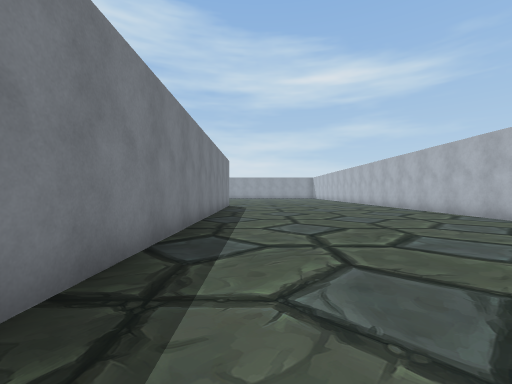
[1] (above)

24 first-person views from a walk through a scene from a Unity 3-D project. The camera is 1.5 m above the floor, looks level and sees 90° across. The floor is counted in squares, 2 m on a side. Each view is taken from the middle of a square. On the plan, view 1 faces up. The plan holds only what a view shows up to about 9 squares ahead; the rest is blank. The place goes on beyond the plan. The player character is not drawn. Some surface patterns are stand-ins.

[2]
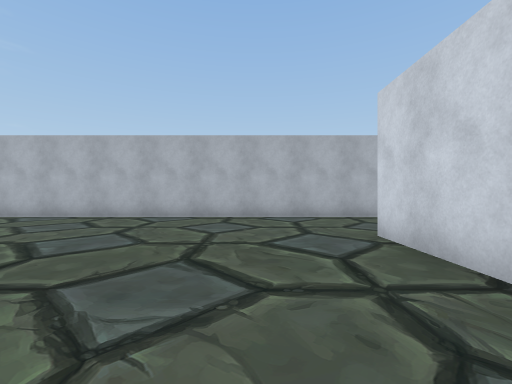

[3]
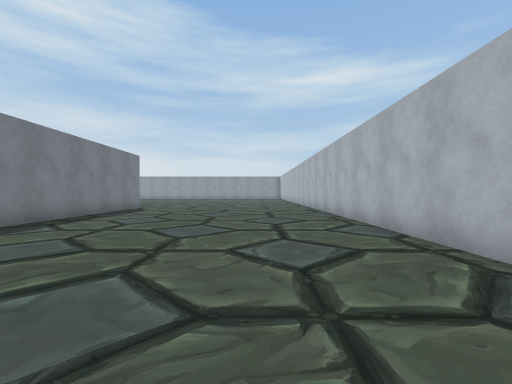

[4]
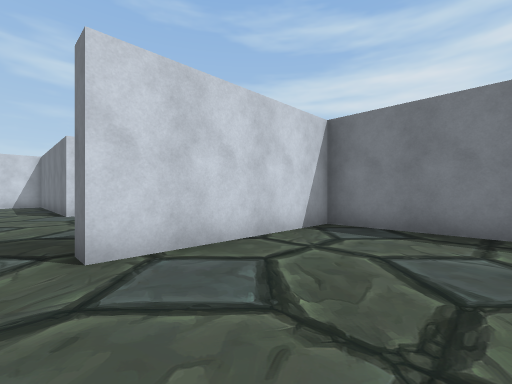

[5]
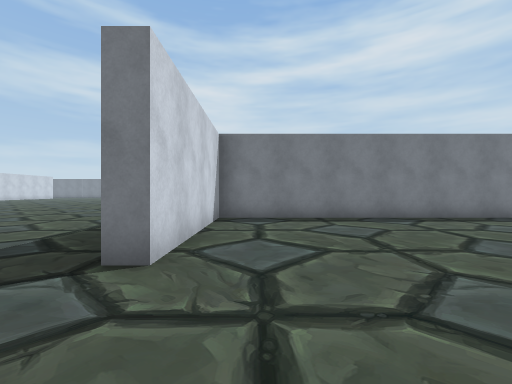

[6]
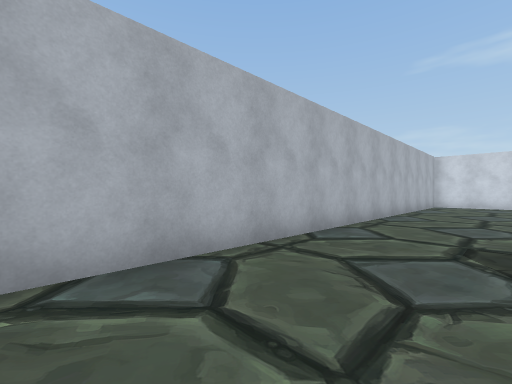

[7]
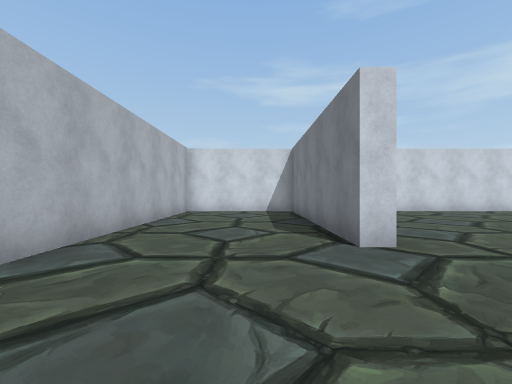

[8]
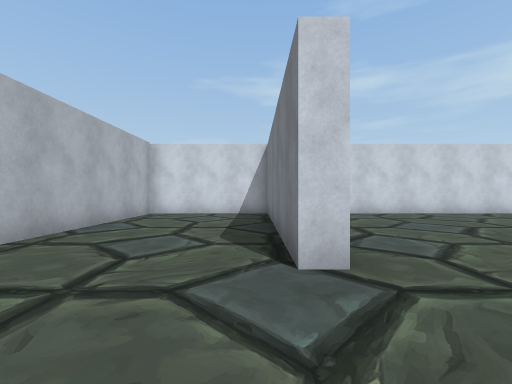

[9]
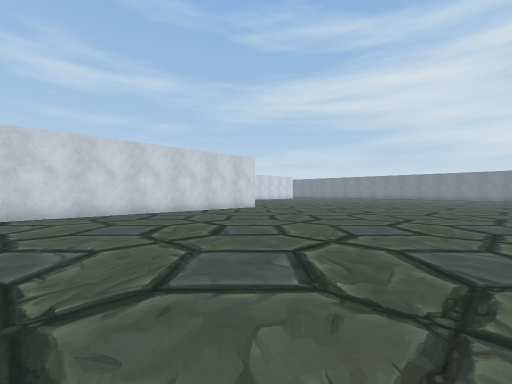

[10]
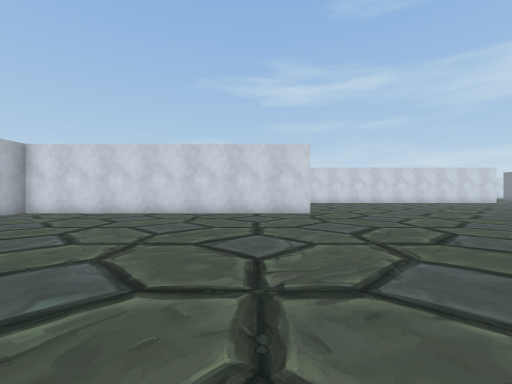

[11]
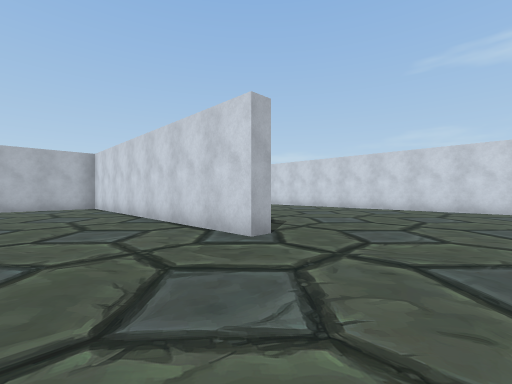

[12]
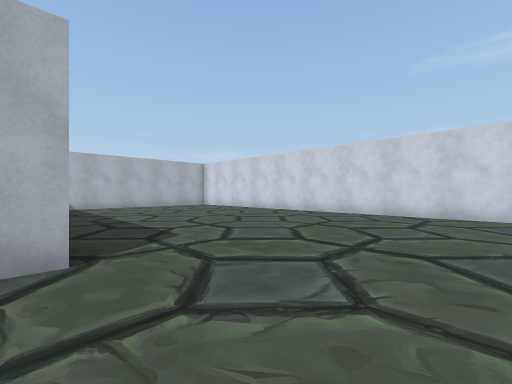

[13]
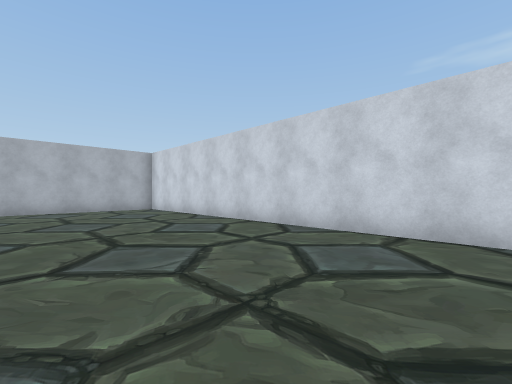

[14]
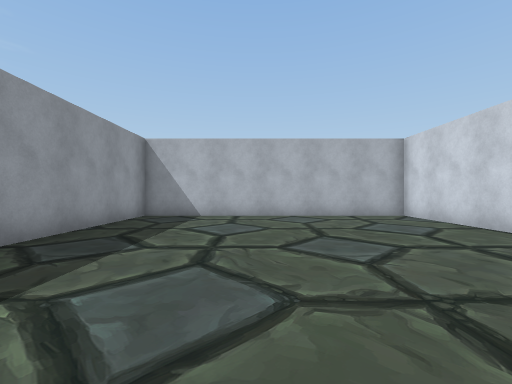

[15]
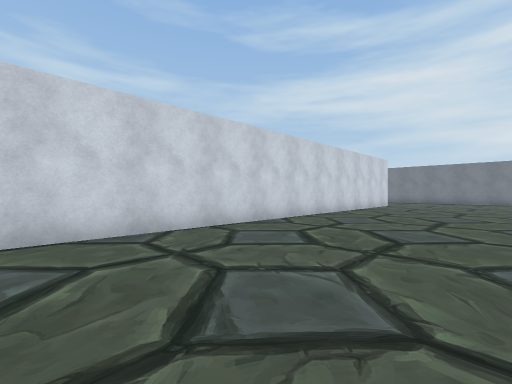

[16]
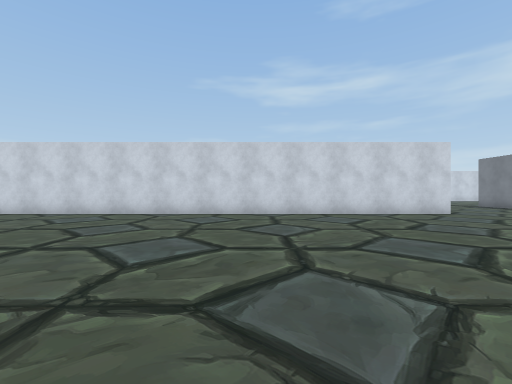

[17]
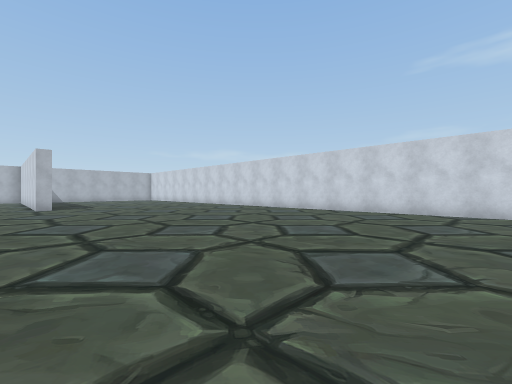

[18]
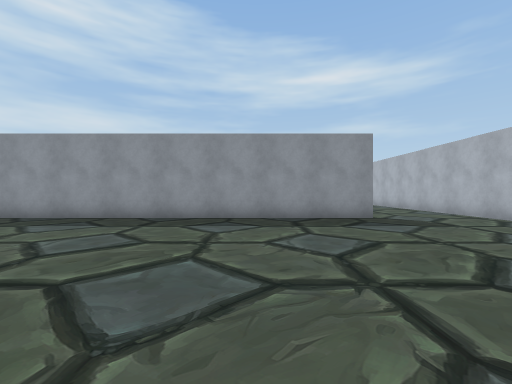

[19]
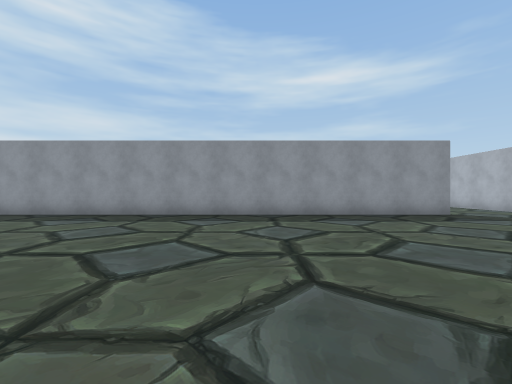

[20]
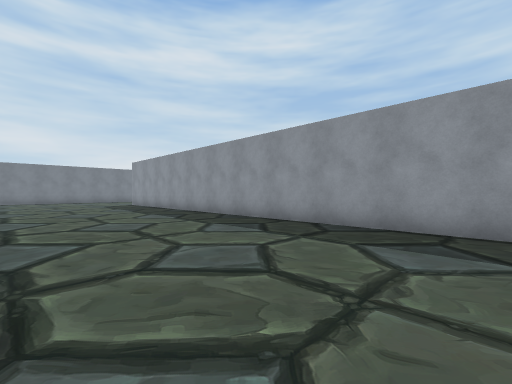

[21]
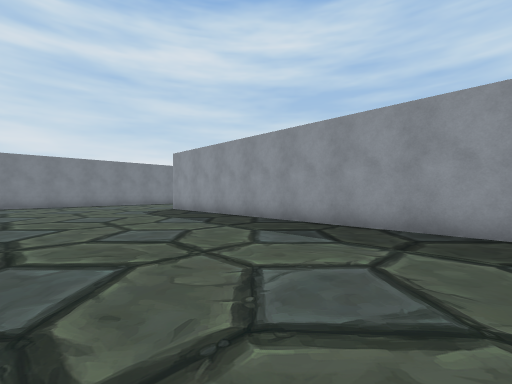

[22]
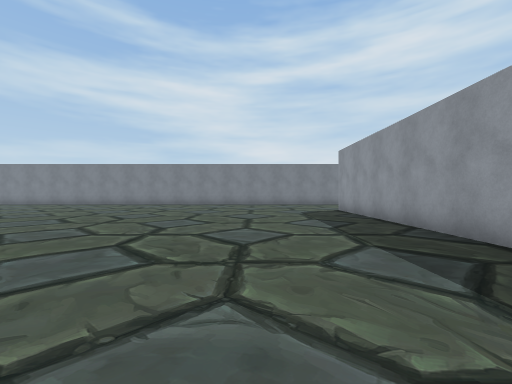

[23]
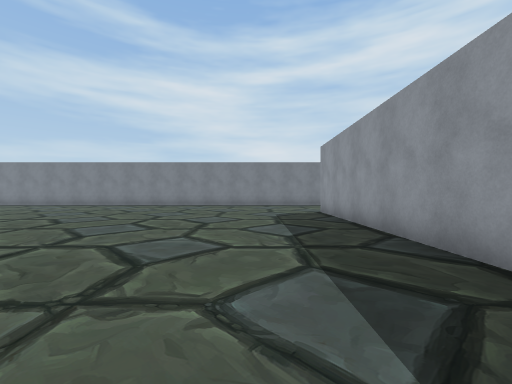

[24]
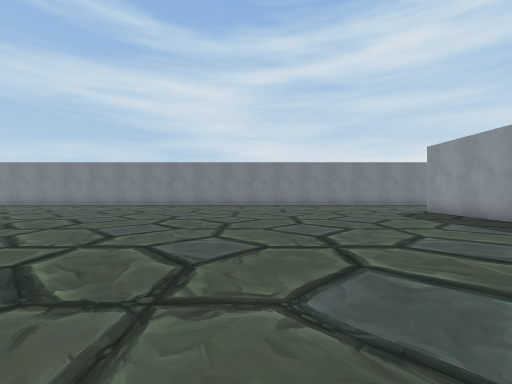

### Floor plan
Points are (right, up) in squares from view 1. A wall is a line through its corners. A room is listed if a view was taken in it or the views show most of it. See-through windows are left out.
Room 1 (views 1, 2, 3, 4, 6)
walls: (6.6, 0.5) (6.6, 10.5); (-1.5, 10.5) (-1.5, -1.1) (3.4, -1.1)
ways out: opening at (5, -0.3) to room 2
Room 2 (views 5, 7, 8, 9, 10, 11, 12, 13, 14, 15, 16, 17, 18, 19, 20, 21, 22, 23, 24)
walls: (-7.9, -14.5) (-7.9, -14) (2.1, -14) (2.1, -13); (2, -7.5) (2.6, -7.5) (2.6, -13.6); (2.5, -14) (6.6, -14) (6.6, 0.5); (3.4, -1.1) (3.4, -1.6) (-22, -1.6); (-22.5, -22.7) (2.1, -22.7) (2.1, -14.5) (-2.5, -14.5)
ways out: opening at (5, -0.3) to room 1

Where each view was taken, in squares from view 1:
view 1: 0 up, 0 right, facing up
view 2: 1 up, 1 left, facing right
view 3: 2 up, 4 right, facing up
view 4: 2 up, 4 right, facing down-left
view 5: 0 up, 6 right, facing left
view 6: 1 up, 4 right, facing down-right
view 7: 4 down, 4 right, facing down
view 8: 5 down, 3 right, facing down
view 9: 5 down, 1 right, facing down-left
view 10: 5 down, 6 left, facing down
view 11: 11 down, 11 left, facing down-right
view 12: 14 down, 11 left, facing down-right
view 13: 18 down, 9 left, facing down-right
view 14: 18 down, 6 left, facing right
view 15: 18 down, 8 left, facing down-left
view 16: 14 down, 16 left, facing down
view 17: 13 down, 21 left, facing down-right
view 18: 9 down, 0 right, facing up
view 19: 10 down, 3 left, facing up
view 20: 7 down, 7 left, facing up-left
view 21: 7 down, 12 left, facing up-left
view 22: 5 down, 12 left, facing left
view 23: 4 down, 13 left, facing left
view 24: 8 down, 13 left, facing left
